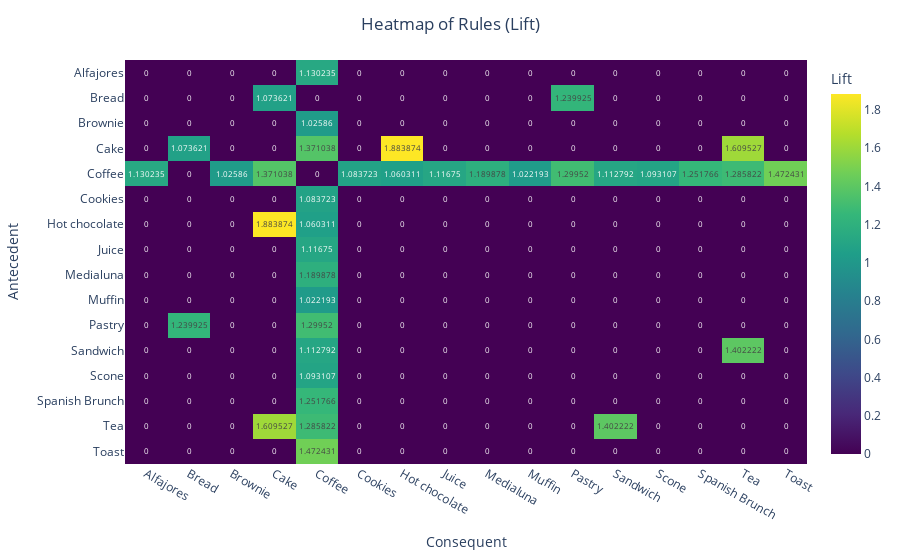

Notebook code cell kept with this figure:
### Code cell
#heatmap for antecedents and consequents
#separate rows with multiple antecedents and consequents
heatmap_data = rules.explode('antecedents').explode('consequents')

#create pivot table for lift value
heatmap_matrix = heatmap_data.pivot_table(index='antecedents', columns='consequents', values='lift', fill_value=0)

fig = px.imshow(heatmap_matrix, x=heatmap_matrix.columns, y=heatmap_matrix.index, color_continuous_scale='Viridis', text_auto=True,                     
    labels=dict(x="Consequent", y="Antecedent", color="Lift"), aspect="auto")

fig.update_layout(title="Heatmap of Rules (Lift)", title_x=0.5)
fig.show()

### Figure 1 — Plotly figure (JSON) as saved in the notebook; plotly's stock layout.template omitted (floating-point values rounded to 4 significant figures; data arrays with more than 128 entries replaced by an {"elided": "..."} marker saying what was removed)
{"data": [{"coloraxis": "coloraxis", "hovertemplate": "Consequent: %{x}<br>Antecedent: %{y}<br>Lift: %{z}<extra></extra>", "name": "0", "texttemplate": "%{z}", "type": "heatmap", "x": ["Alfajores", "Bread", "Brownie", "Cake", "Coffee", "Cookies", "Hot chocolate", "Juice", "Medialuna", "Muffin", "Pastry", "Sandwich", "Scone", "Spanish Brunch", "Tea", "Toast"], "xaxis": "x", "y": ["Alfajores", "Bread", "Brownie", "Cake", "Coffee", "Cookies", "Hot chocolate", "Juice", "Medialuna", "Muffin", "Pastry", "Sandwich", "Scone", "Spanish Brunch", "Tea", "Toast"], "yaxis": "y", "z": {"elided": "16x16 float values"}}], "layout": {"coloraxis": {"colorbar": {"title": {"text": "Lift"}}, "colorscale": [[0, "#440154"], [0.1111, "#482878"], [0.2222, "#3e4989"], [0.3333, "#31688e"], [0.4444, "#26828e"], [0.5556, "#1f9e89"], [0.6667, "#35b779"], [0.7778, "#6ece58"], [0.8889, "#b5de2b"], [1, "#fde725"]]}, "margin": {"t": 60}, "title": {"text": "Heatmap of Rules (Lift)", "x": 0.5}, "xaxis": {"anchor": "y", "domain": [0, 1], "title": {"text": "Consequent"}}, "yaxis": {"anchor": "x", "autorange": "reversed", "domain": [0, 1], "title": {"text": "Antecedent"}}}}
